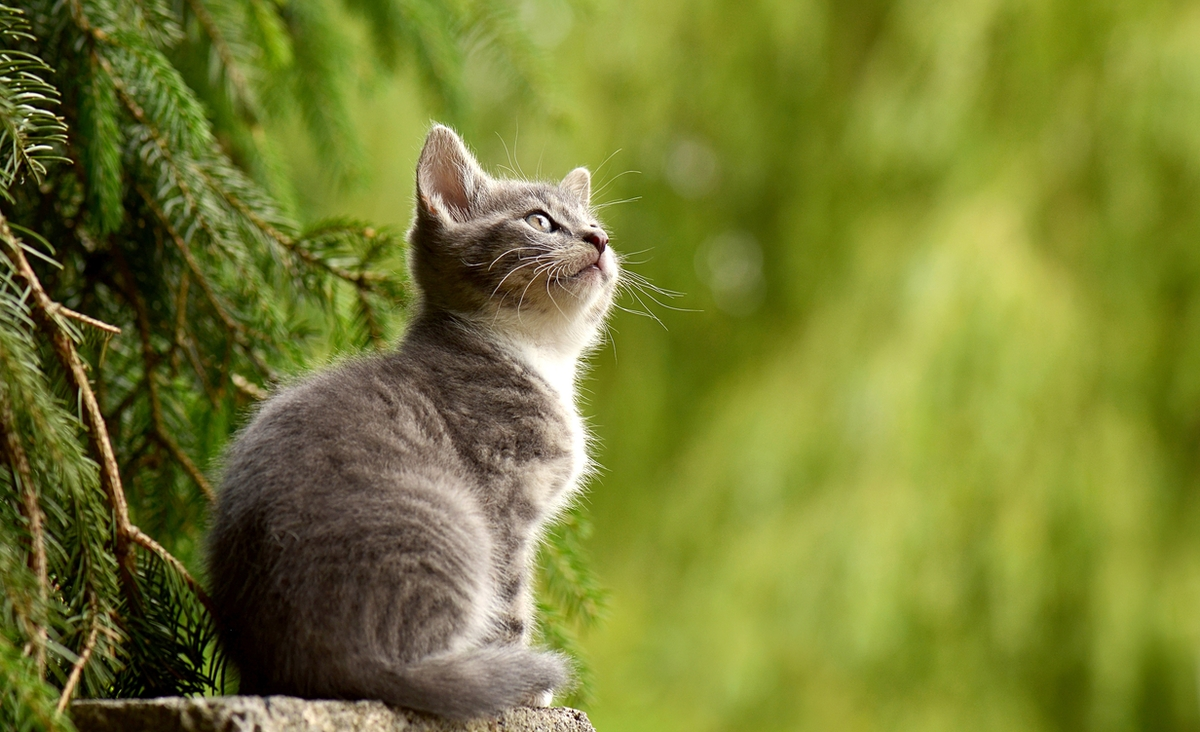
#> input picture cat.jpg, 1200 x 732 px
$ python task.py
#> lines starting #> are read from the running program, lines starting #| are printed output that depends on the picture

import matplotlib.pyplot as plt
from matplotlib.patches import Rectangle
from PIL import Image


def generate_fragments(image, bounding_box, n, size, inside, output_folder):
    # write your code here
    pass


def main():
    image = Image.open('cat.jpg')
#> image is the input picture: PIL image 1200x732 RGB; mean R, G, B 119.1, 125.8, 49.7

    bounding_box = ((200, 730), (630, 120))
    n = 100
    size = 30
    inside = True
    output_folder = 'output'

    # code for viewing the bounding box
    fig, ax = plt.subplots()
    ax.imshow(image)
    width = bounding_box[1][0] - bounding_box[0][0]
    height = bounding_box[1][1] - bounding_box[0][1]
    rect = Rectangle(bounding_box[0], width, height, linewidth=1, edgecolor='r', facecolor='none')
    ax.add_patch(rect)
    plt.show()
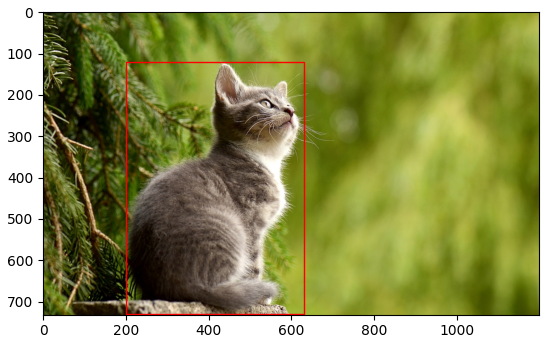
#> figure drawn by matplotlib, 1 panel

    generate_fragments(image, bounding_box, n, size, inside, output_folder)


if __name__ == "__main__":
    main()
